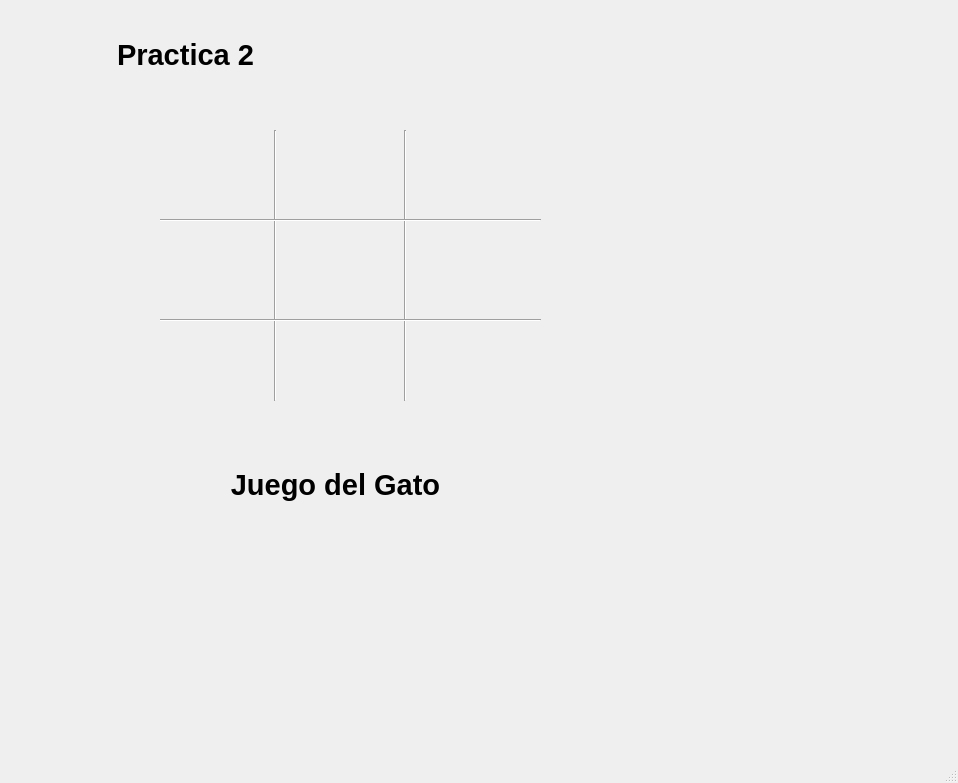
<?xml version="1.0" encoding="UTF-8"?>
<ui version="4.0">
 <class>MainWindow</class>
 <widget class="QMainWindow" name="MainWindow">
  <property name="geometry">
   <rect>
    <x>0</x>
    <y>0</y>
    <width>958</width>
    <height>783</height>
   </rect>
  </property>
  <property name="windowTitle">
   <string>MainWindow</string>
  </property>
  <widget class="QWidget" name="centralwidget">
   <widget class="QLabel" name="label_2">
    <property name="geometry">
     <rect>
      <x>570</x>
      <y>490</y>
      <width>381</width>
      <height>251</height>
     </rect>
    </property>
    <property name="text">
     <string/>
    </property>
    <property name="pixmap">
     <pixmap>:/prefijoNuevo/Capturadepantalla2023-01-06.png</pixmap>
    </property>
    <property name="scaledContents">
     <bool>true</bool>
    </property>
   </widget>
   <widget class="QLabel" name="label_3">
    <property name="geometry">
     <rect>
      <x>40</x>
      <y>10</y>
      <width>291</width>
      <height>91</height>
     </rect>
    </property>
    <property name="font">
     <font>
      <pointsize>36</pointsize>
      <weight>75</weight>
      <bold>true</bold>
     </font>
    </property>
    <property name="text">
     <string>&lt;html&gt;&lt;head/&gt;&lt;body&gt;&lt;p align=&quot;center&quot;&gt;&lt;span style=&quot; font-size:22pt;&quot;&gt;Practica 2&lt;/span&gt;&lt;/p&gt;&lt;/body&gt;&lt;/html&gt;</string>
    </property>
   </widget>
   <widget class="QLabel" name="img">
    <property name="geometry">
     <rect>
      <x>10</x>
      <y>220</y>
      <width>511</width>
      <height>341</height>
     </rect>
    </property>
    <property name="text">
     <string/>
    </property>
    <property name="pixmap">
     <pixmap>:/prefijoNuevo/Capturadepantalla(13).png</pixmap>
    </property>
    <property name="scaledContents">
     <bool>true</bool>
    </property>
   </widget>
   <widget class="Line" name="line">
    <property name="geometry">
     <rect>
      <x>260</x>
      <y>130</y>
      <width>31</width>
      <height>271</height>
     </rect>
    </property>
    <property name="orientation">
     <enum>Qt::Vertical</enum>
    </property>
   </widget>
   <widget class="Line" name="line_2">
    <property name="geometry">
     <rect>
      <x>390</x>
      <y>130</y>
      <width>31</width>
      <height>271</height>
     </rect>
    </property>
    <property name="orientation">
     <enum>Qt::Vertical</enum>
    </property>
   </widget>
   <widget class="Line" name="line_3">
    <property name="geometry">
     <rect>
      <x>160</x>
      <y>210</y>
      <width>381</width>
      <height>20</height>
     </rect>
    </property>
    <property name="orientation">
     <enum>Qt::Horizontal</enum>
    </property>
   </widget>
   <widget class="Line" name="line_4">
    <property name="geometry">
     <rect>
      <x>160</x>
      <y>310</y>
      <width>381</width>
      <height>20</height>
     </rect>
    </property>
    <property name="orientation">
     <enum>Qt::Horizontal</enum>
    </property>
   </widget>
   <widget class="QLabel" name="label_4">
    <property name="geometry">
     <rect>
      <x>190</x>
      <y>440</y>
      <width>291</width>
      <height>91</height>
     </rect>
    </property>
    <property name="font">
     <font>
      <pointsize>36</pointsize>
      <weight>75</weight>
      <bold>true</bold>
     </font>
    </property>
    <property name="text">
     <string>&lt;html&gt;&lt;head/&gt;&lt;body&gt;&lt;p align=&quot;center&quot;&gt;&lt;span style=&quot; font-size:22pt;&quot;&gt;Juego del Gato&lt;/span&gt;&lt;/p&gt;&lt;/body&gt;&lt;/html&gt;</string>
    </property>
   </widget>
  </widget>
  <widget class="QMenuBar" name="menubar">
   <property name="geometry">
    <rect>
     <x>0</x>
     <y>0</y>
     <width>958</width>
     <height>26</height>
    </rect>
   </property>
  </widget>
  <widget class="QStatusBar" name="statusbar"/>
 </widget>
 <resources>
  <include location="recursos.qrc"/>
 </resources>
 <connections/>
</ui>
